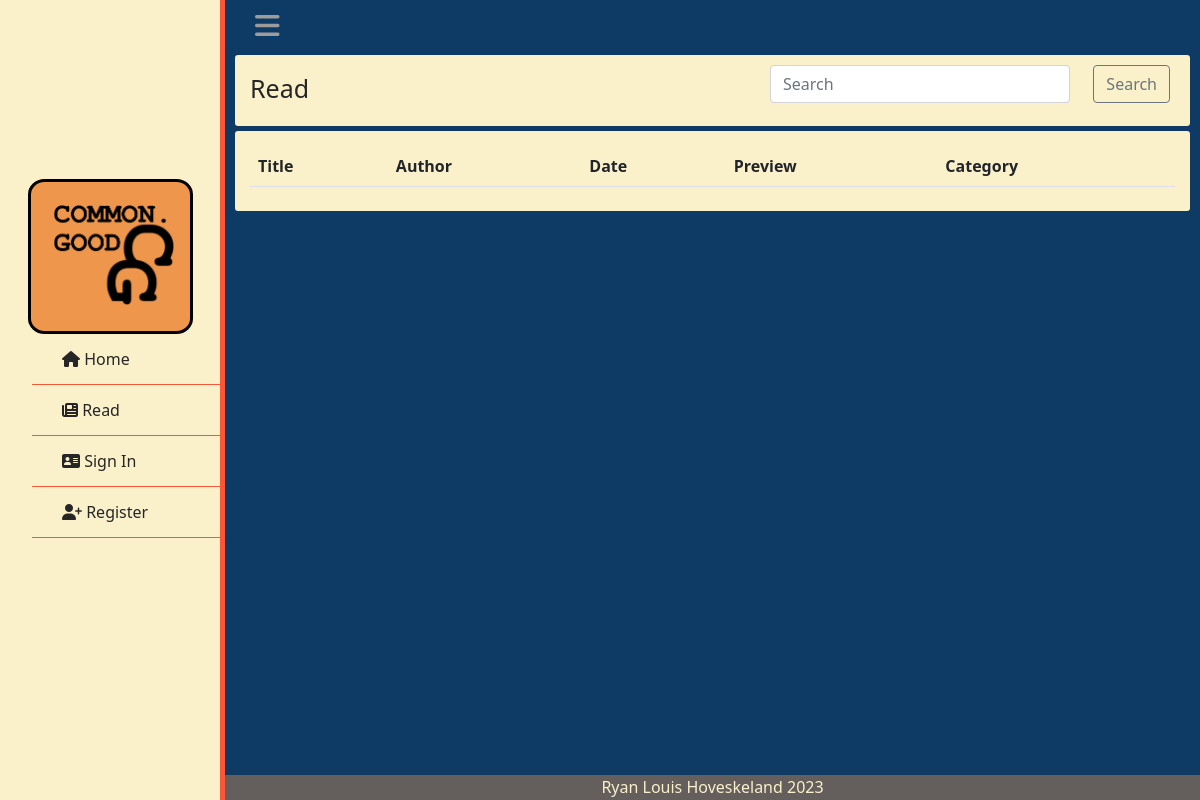
Before: /read with the older database file.
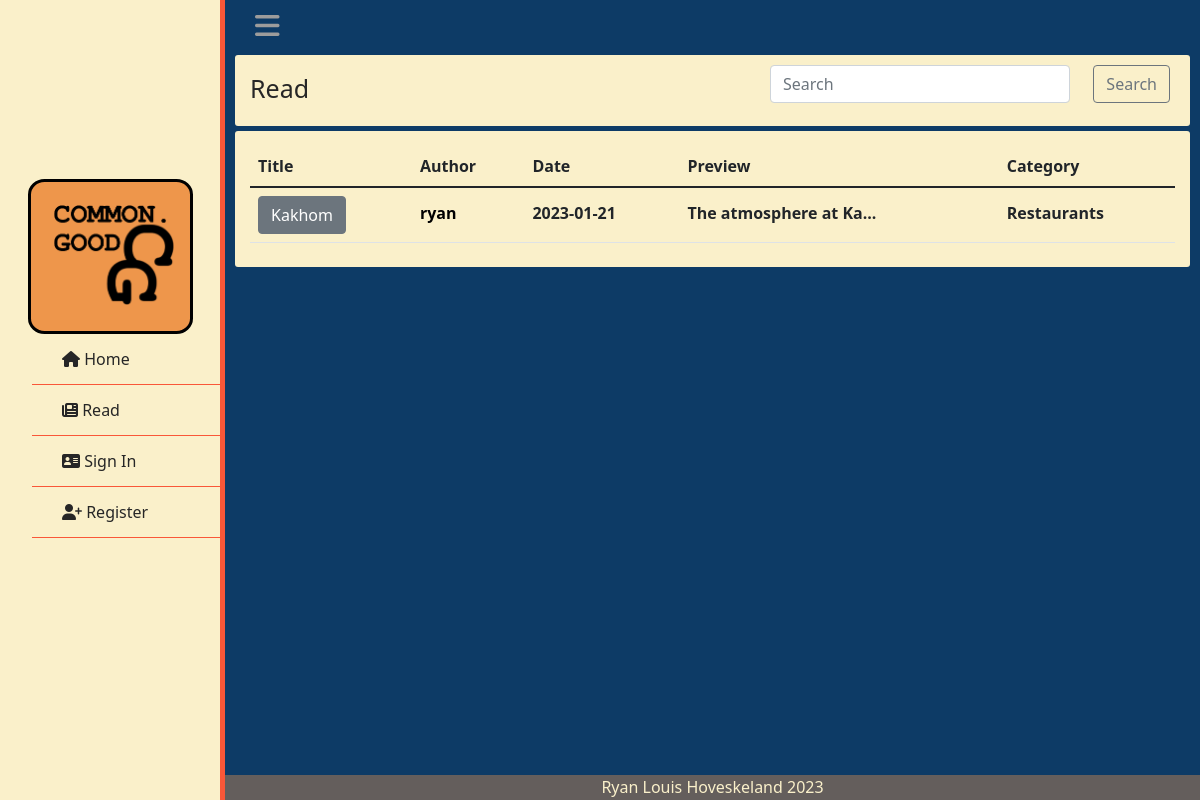
After: the same page with the newer database file.
### tables this page shows
CREATE TABLE categories (post_id INTEGER NOT NULL REFERENCES posts(post_id), category TEXT NOT NULL);

CREATE TABLE posts (user_id INTEGER REFERENCES user(id), post_id INTEGER PRIMARY KEY AUTOINCREMENT, title TEXT NOT NULL, body TEXT NOT NULL, time TIMESTAMP NOT NULL);

CREATE TABLE users (id INTEGER PRIMARY KEY AUTOINCREMENT, username TEXT NOT NULL, hash TEXT NOT NULL, ismod TEXT NOT NULL);

### app.py (the view)
@app.route("/read", methods=["GET","POST"])
def read():
    if request.method == "POST":
        search = request.form.get("search")
        search = search.split(' ')
        data = []
        pids = []
        for term in search:
            term = f"%{term}%"
            temp = select("data.db", "SELECT * FROM users JOIN (SELECT * FROM posts JOIN categories ON posts.post_id = categories.post_id) ON id = user_id WHERE title LIKE (?) OR username LIKE (?) ORDER BY time DESC;", (term, term))
            for post in temp:
                if post["post_id"] not in pids:
                    post["time"] = post["time"].split(' ')
                    pids.append(post["post_id"])
                    data.append(post)
        return render_template("read.html", posts=data)
    else:
        data = select("data.db", "SELECT * FROM users JOIN (SELECT * FROM posts JOIN categories ON  posts.post_id = categories.post_id) ON id = user_id ORDER BY time DESC;")
        for post in data:
            post["time"] = post["time"].split(' ')
        return render_template("read.html", posts=data)

### helpers.py (called while the page is built)
def select(database, query:str, query_variable=None):
    connection = sqlite3.connect(database)
    cur = connection.cursor()
    if not isinstance(query_variable, tuple) and query_variable != None:
        query_variable = tuple([query_variable])
    if query_variable == None:
        cur.execute(query)
    elif len(query_variable) > 1:
        cur.execute(query, query_variable)
    else:
        cur.execute(query, query_variable)
    names = list(map(lambda x: x[0], cur.description))
    db = cur.fetchall()
    dictlist = []
    for row in range(len(db)):
        currow = db[row]
        currowdict = {}
        for col in range(len(currow)):
            currowdict[names[col]] = currow[col]
        dictlist.append(currowdict)
    return dictlist

### templates/read.html (shortened to what this page needs)
{% extends "layout.html" %}
{% block main %}
    <div class="box">
        <p class="formtitle">Read</p>
        <form action="/read" method="post">
            <input type="text" id="sbar" class="form-control" name="search" placeholder="Search" aria-label="search">
            <button id="sbtn" class="btn btn-outline-secondary" type="submit" id="button-addon2">Search</button>
        </form>
    </div>
    <div class="box">
        <table class="table">
            <thead>
                <tr>
                    <th scope="col">Title</th>
                    <th scope="col">Author</th>
                    <th scope="col">Date</th>
                    <th scope="col">Preview</th>
                    <th scope="col">Category</th>
                </tr>
            </thead>
            <tbody>
            {% for row in posts: %}
            <tr class="postrow">
                <th scope="row"><form action="/review" method="post"><button class="btn btn-secondary" type="submit" name="id" value="{{ row['post_id'] }}">{{ row["title"] }}</button></form></th>
                <th><form action="/usrprofile" method="post"><button type="submit" name="id" value="{{ row['id'] }}" class="proflink">{{ row["username"] }}</button></form></th>
                <th>{{ row["time"][0] }}</th>
                <th>{{ row["body"][:20] }}...</th>
                <th>{{ row["category"] }}</th>
            </tr>
            {% endfor %}
            </tbody>
        </table>
    </div>
{% endblock %}

Changed rows visible on the page:
added categories: {{ row['post_id'] }} 12 (drawn), title "Kakhom", {{ row['id'] }} 29 (drawn), username "ryan", row "2023-01-21", body "The atmosphere at Ka", category "Restaurants"
